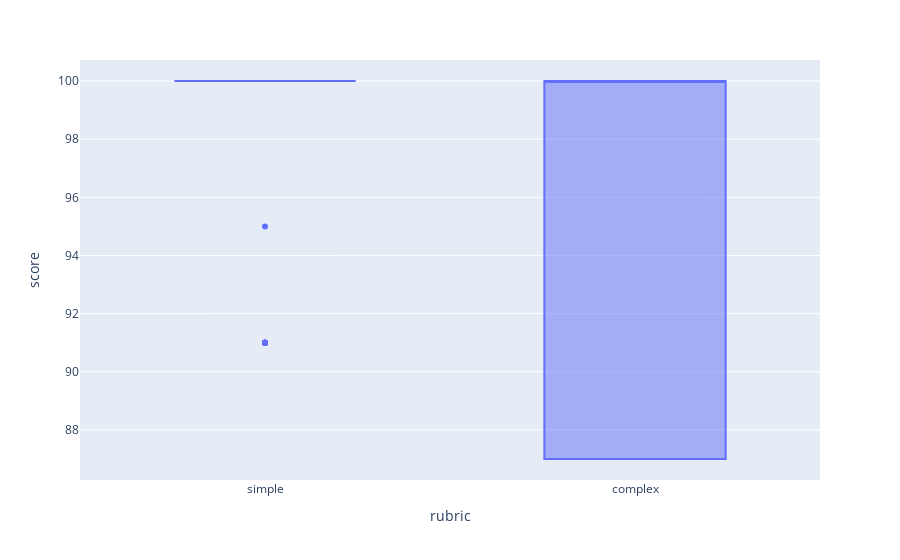

This figure's notebook cell:
### Code cell
fig = px.box(df[(df["type"] == "code") & (df["name"] == "normal.text")], x = "rubric", y = "score")
fig.show()

### Figure 1 — Plotly figure (JSON) as saved in the notebook; plotly's stock layout.template omitted (floating-point values rounded to 4 significant figures; data arrays with more than 128 entries replaced by an {"elided": "..."} marker saying what was removed)
{"data": [{"alignmentgroup": "True", "hovertemplate": "rubric=%{x}<br>score=%{y}<extra></extra>", "legendgroup": "", "marker": {"color": "#636efa"}, "name": "", "notched": false, "offsetgroup": "", "orientation": "v", "showlegend": false, "type": "box", "x": {"elided": "240 str values"}, "x0": " ", "xaxis": "x", "y": {"elided": "240 int values"}, "y0": " ", "yaxis": "y"}], "layout": {"boxmode": "group", "legend": {"tracegroupgap": 0}, "margin": {"t": 60}, "xaxis": {"anchor": "y", "domain": [0, 1], "title": {"text": "rubric"}}, "yaxis": {"anchor": "x", "domain": [0, 1], "title": {"text": "score"}}}}
